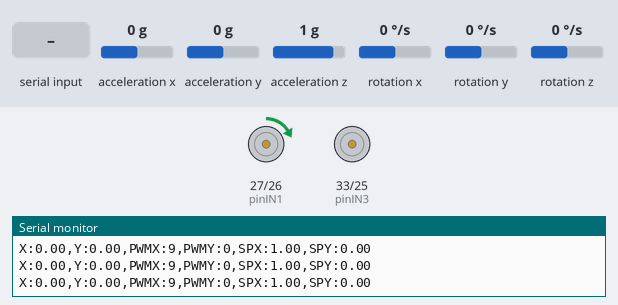
Simulated run of this sketch. Board: ESP32. On the bench: motor-driver pin pairs drawn as motors (green arrow = first pin HIGH = forward, orange = second pin HIGH = backward, longer = more drive, scaled by the enable pin), the last lines printed to the serial monitor. Wiring (inferred from the names in the program): MPU-6050 motion sensor at I2C address 0x68. The test bench sets the inputs (shaded band); at power-on: acceleration y 0 g, rotation x 0 °/s, rotation y 0 °/s, acceleration x 0 g, acceleration z 1 g, rotation z 0 °/s.

Above: at 1.2 s.
1.3 s: acceleration y set to -0.8 g
At 2.8 s:
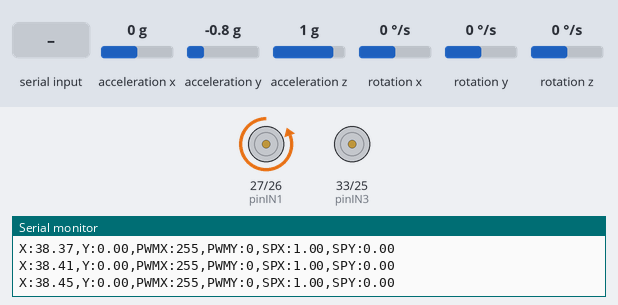
3.1 s: rotation x set to 100 °/s
6.1 s: "X90\n" received over Serial
7.6 s: rotation y set to 9 °/s
At 9.7 s:
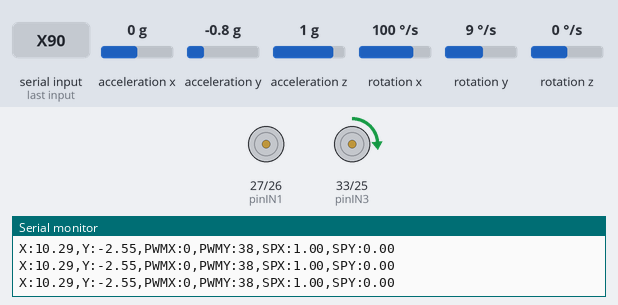
10.6 s: rotation y set to -4 °/s
At 13.1 s:
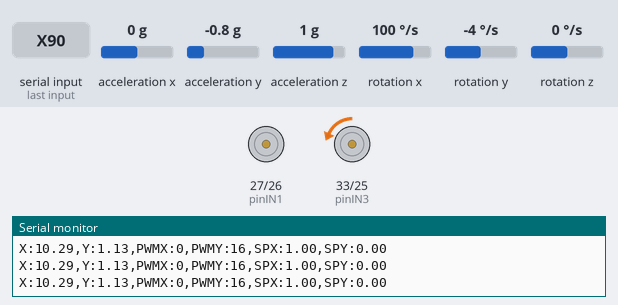
13.6 s: "X 45\n" received over Serial
At 15.0 s:
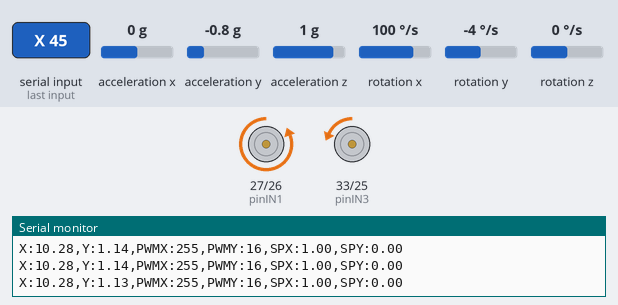
Timing chart, 0 to 16.1 s (numbered marks = the images above; inputs shaded):
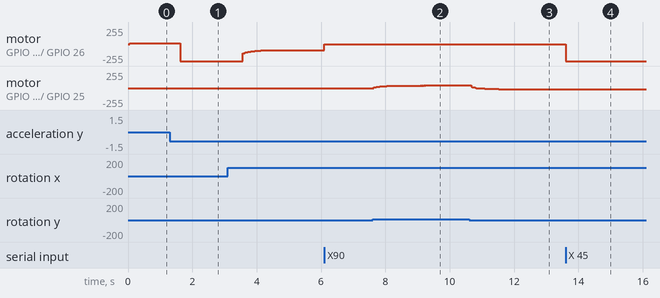

The sketch:

giroscopioPID.ino
```cpp
#include <Wire.h>

//PINES MOTOR 1 (ROLL)
const int pinENA = 14;
const int pinIN1 = 27;
const int pinIN2 = 26;

//PINES MOTOR 2 (PITCH)
const int pinENB = 32;
const int pinIN3 = 33;
const int pinIN4 = 25;

//VARIABLES DEL giroscopio
const int MPU_ADDR = 0x68;
float anguloX = 0.0;
float anguloY = 0.0;

//VARIABLES PID EJE X (ROLL)
float posicionDeseadaX = 1; //esta la cambie de 0 a 1
float Kp_X = 9.81;
float Ki_X = 0.0014;
float Kd_X = 0.210934;
float errorAnteriorX = 0.0;
float sumaIntegralX = 0.0;
float derivadaFiltradaX = 0.0;

//VARIABLES PID EJE Y (PITCH)
float posicionDeseadaY = 0.0;
float Kp_Y = 14.93;
float Ki_Y = 0.000032;
float Kd_Y = 0.50231;
float errorAnteriorY = 0.0;
float sumaIntegralY = 0.0;
float derivadaFiltradaY = 0.0;

// Memoria de tiempo
long tiempoAnterior = 0;

void setup() {
  Serial.begin(115200);

  //Setup Motores
  pinMode(pinENA, OUTPUT);
  pinMode(pinIN1, OUTPUT);
  pinMode(pinIN2, OUTPUT);

  pinMode(pinENB, OUTPUT);
  pinMode(pinIN3, OUTPUT);
  pinMode(pinIN4, OUTPUT);

  // Setup giroscopio
  Wire.begin(21, 22);
  Wire.beginTransmission(MPU_ADDR);
  Wire.write(0x6B);
  Wire.write(0);
  Wire.endTransmission(true);


  tiempoAnterior = micros();
}

void procesarComando() {
  static String buffer = "";
  while (Serial.available()) {
    char c = Serial.read();
    if (c == '\n') {
      // Formato: X Kp Ki Kd  o  Y Kp Ki Kd
      char eje = buffer.charAt(0);
      int i1 = buffer.indexOf(' ');
      int i2 = buffer.indexOf(' ', i1 + 1);
      if (eje == 'X' || eje == 'Y') {
        float kp = buffer.substring(i1 + 1, i2).toFloat();
        float ki = buffer.substring(i2 + 1).toFloat();
        // Buscar tercer espacio para Kd
        int i3 = buffer.indexOf(' ', i2 + 1);
        float kd = 0;
        if (i3 > 0) {
          ki = buffer.substring(i2 + 1, i3).toFloat();
          kd = buffer.substring(i3 + 1).toFloat();
        }
        if (eje == 'X') {
          Kp_X = kp; Ki_X = ki; Kd_X = kd;
        } else {
          Kp_Y = kp; Ki_Y = ki; Kd_Y = kd;
        }
      }
      buffer = "";
    } else {
      buffer += c;
    }
  }
}

unsigned long lastSerialSend = 0;

void loop() {
  procesarComando();

  // 1. CALCULAR TIEMPO (dt)
  long tiempoActual = micros();
  float dt = (tiempoActual - tiempoAnterior) / 1000000.0;
  if (dt < 0.002) dt = 0.002;

  // 2. LEER MPU6050 (EN ORDEN ESTRICTO)
  Wire.beginTransmission(MPU_ADDR);
  Wire.write(0x3B);
  Wire.endTransmission(false);
  Wire.requestFrom(MPU_ADDR, 14, true);

  int16_t accX  = Wire.read() << 8 | Wire.read();
  int16_t accY  = Wire.read() << 8 | Wire.read();
  int16_t accZ  = Wire.read() << 8 | Wire.read();
  int16_t temp  = Wire.read() << 8 | Wire.read(); // Ignorado
  int16_t gyroX = Wire.read() << 8 | Wire.read();
  int16_t gyroY = Wire.read() << 8 | Wire.read();
  int16_t gyroZ = Wire.read() << 8 | Wire.read(); // Ignorado


  // 3. MATEMÁTICAS Y PID: EJE X (ROLL)
  float accAngleX = -(atan2(accY, accZ) * 180.0) / PI; // INVERTIDO
  float gyroRateX = -(gyroX / 131.0);                  // INVERTIDO

  anguloX = 0.98 * (anguloX + gyroRateX * dt) + 0.02 * accAngleX;

  float errorX = posicionDeseadaX - anguloX;
  sumaIntegralX = constrain(sumaIntegralX + (errorX * dt), -100, 100);
  float derivadaCrudaX = (errorX - errorAnteriorX) / dt;
  derivadaFiltradaX = 0.7 * derivadaFiltradaX + 0.3 * derivadaCrudaX;
  derivadaFiltradaX = constrain(derivadaFiltradaX, -150, 150);
  float uX = (Kp_X * errorX) + (Ki_X * sumaIntegralX) + (Kd_X * derivadaFiltradaX);
  if (fabs(uX) < 5) uX = 0;

  int pwmX = constrain(abs(uX), 0, 255);

  if (uX > 0) {
    digitalWrite(pinIN1, HIGH);
    digitalWrite(pinIN2, LOW);
  } else if (uX < 0) {
    digitalWrite(pinIN1, LOW);
    digitalWrite(pinIN2, HIGH);
  } else {
    digitalWrite(pinIN1, LOW);
    digitalWrite(pinIN2, LOW);
  }
  analogWrite(pinENA, pwmX);


  // 4. MATEMÁTICAS Y PID: EJE Y (PITCH)
  float accAngleY = (atan2(accX, accZ) * 180.0) / PI; // INVERTIDO
  float gyroRateY = -(gyroY / 131.0);                  // INVERTIDO

  anguloY = 0.98 * (anguloY + gyroRateY * dt) + 0.02 * accAngleY;

  float errorY = posicionDeseadaY - anguloY;
  sumaIntegralY = constrain(sumaIntegralY + (errorY * dt), -100, 100);
  float derivadaCrudaY = (errorY - errorAnteriorY) / dt;
  derivadaFiltradaY = 0.7 * derivadaFiltradaY + 0.3 * derivadaCrudaY;
  derivadaFiltradaY = constrain(derivadaFiltradaY, -150, 150);
  float uY = (Kp_Y * errorY) + (Ki_Y * sumaIntegralY) + (Kd_Y * derivadaFiltradaY);
  if (fabs(uY) < 5) uY = 0;

  int pwmY = constrain(abs(uY), 0, 255);

  if (uY > 0) {
    digitalWrite(pinIN3, HIGH);
    digitalWrite(pinIN4, LOW);
  } else if (uY < 0) {
    digitalWrite(pinIN3, LOW);
    digitalWrite(pinIN4, HIGH);
  } else {
    digitalWrite(pinIN3, LOW);
    digitalWrite(pinIN4, LOW);
  }
  analogWrite(pinENB, pwmY);


  // 5. GUARDAR DATOS Y FIN DEL CICLO
  errorAnteriorX = errorX;
  errorAnteriorY = errorY;
  tiempoAnterior = tiempoActual;

  // Enviar datos a Python cada ~50ms
  if (millis() - lastSerialSend > 40) {
    Serial.print("X:");
    Serial.print(anguloX);
    Serial.print(",Y:");
    Serial.print(anguloY);
    Serial.print(",PWMX:");
    Serial.print(pwmX);
    Serial.print(",PWMY:");
    Serial.print(pwmY);
    Serial.print(",SPX:");
    Serial.print(posicionDeseadaX);
    Serial.print(",SPY:");
    Serial.print(posicionDeseadaY);
    Serial.println();
    lastSerialSend = millis();
  }

  delay(4);
}
```

Measured:
- after the input at 1.3 s, motor on GPIO 27 (pinIN1) / GPIO 26 (pinIN2): forward 9/255 → backward 255/255 after 0.32 s
- after the input at 10.6 s, motor on GPIO 33 (pinIN3) / GPIO 25 (pinIN4): moves from forward 38/255 to backward 16/255 over 1.1 s, starting after 0.07 s
- after the input at 13.6 s, motor on GPIO 27 (pinIN1) / GPIO 26 (pinIN2): stopped → backward 255/255 at once
